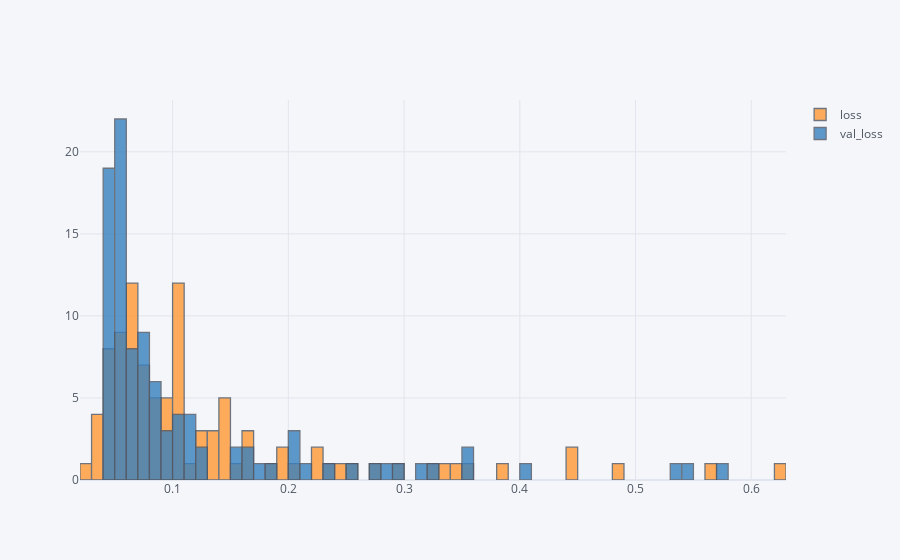

The notebook cell saved with this chart:
### Code cell
fig = df[["loss","val_loss"]].iplot(asFigure=True, kind="histogram", bins=100)
fig.show()
